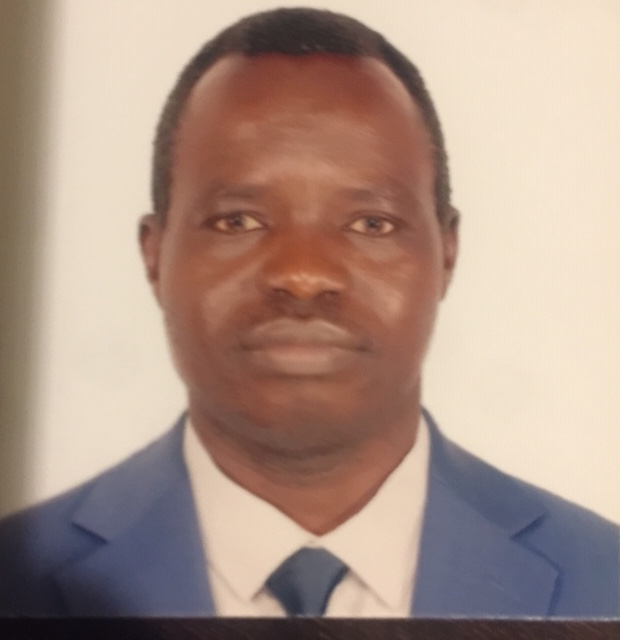
#> input picture abella.jpg, 620 x 640 px
$ jupyter execute 'img color.ipynb'   (older library calls are emulated)
#> lines starting #> are read from the running program, lines starting #| are printed output that depends on the picture; after the words box and inside, x2 and y2 are one past the last pixel; in counts of white or black regions, pixels touching at a corner belong together
[cell 1]
from PIL import Image, ImageFile, BmpImagePlugin
import numpy as np
import matplotlib.pyplot as plt

[cell 2]
im = Image.open('abella.jpg')
#> im is the input picture: PIL image 620x640 RGB; mean R, G, B 171.7, 147.5, 135.1

[cell 3]
type(im)

[cell 4]
def main():
    try:
        #Relative Path
        img = Image.open("abella.jpg")

        #splitting the image
        print (img.split() )
#| (<PIL.Image.Image image mode=L size=620x640 at 0x7FF3DAF1B150>, <PIL.Image.Image image mode=L size=620x640 at 0x7FF3DAF1A310>, <PIL.Image.Image image mode=L size=620x640 at 0x7FF3DAF25A90>)
    except IOError:
        pass

if __name__ == "__main__":
    main()

[cell 5]
def convert_to_grayscale(image):
    grayscale = image.convert("L")
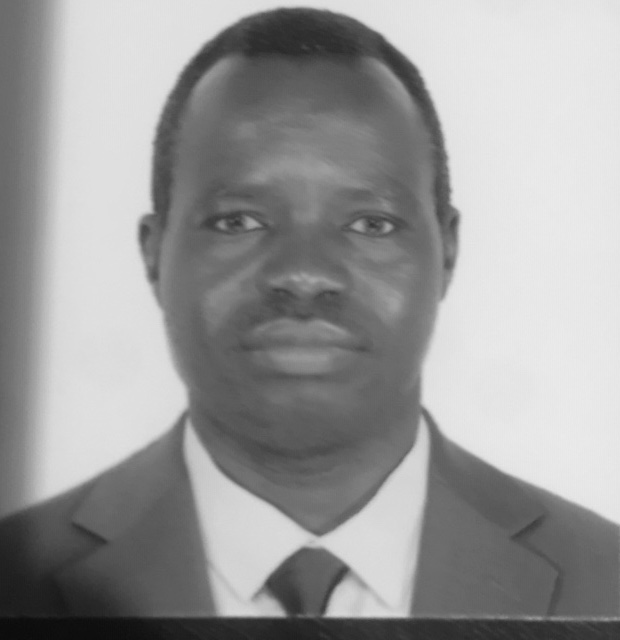
#> grayscale: PIL image 620x640 L; min 10, max 236, mean 153.3
    return grayscale

grayscale = convert_to_grayscale(im)
grayscale.show()

[cell 6]
import PIL


def get_binary_image(image, threshold):
#> called with threshold = 110
    grayscale = convert_to_grayscale(image)
    arr = np.array(grayscale)

    for i in range(0, len(arr)):
        for j in range(0, len(arr[i])):
            if arr[i][j] >= threshold:
                arr[i][j] = 255
            else:
                arr[i][j] = 0
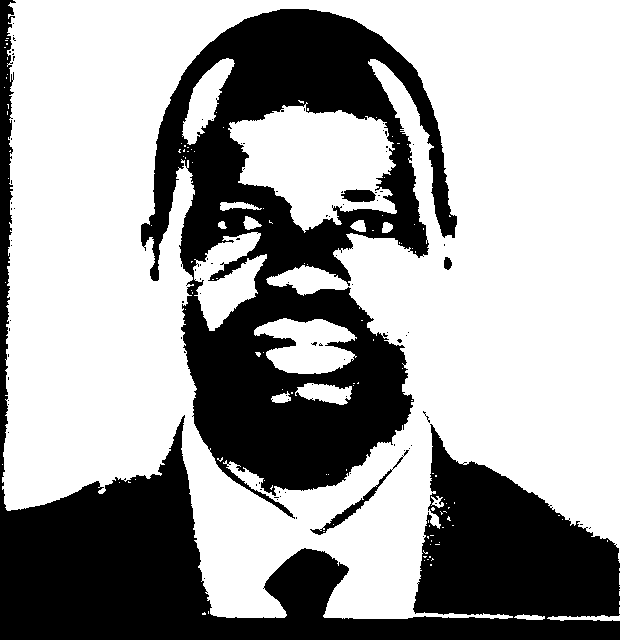
#> arr: shape (640, 620); 63.6% white; 93 black regions (88 under 20 px), largest, box (x1, y1, x2, y2) and area: (0, 0, 620, 640) 71712, (141, 9, 457, 519) 71474, (310, 450, 409, 535) 601, (341, 189, 376, 202) 347, (444, 257, 452, 270) 80
    return PIL.Image.fromarray(arr)

bin_image = get_binary_image(im, 110)
bin_image.show()

[cell 7]
arr = np.array(im)

[cell 8]
arr

[cell 9]
arr.shape
#> Out = (640, 620, 3)

[cell 10]
plt.imshow(arr);

[cell 11]
gray = arr.mean(axis=2)

[cell 12]
gray.shape
#> Out = (640, 620)

[cell 13]
grayscale_image = im.convert("L")
grayscale_array = np.asarray(grayscale_image)

plt.imshow(grayscale_array, cmap="gray");

[cell 14]
plt.imshow(gray)

[cell 15]
plt.imshow(gray, cmap="gray");

[cell 16]
fig, ax = plt.subplots()
ax.imshow(gray, cmap="gray")
ax.spines['top'].set_visible(False)
ax.spines['left'].set_visible(False)
ax.spines['bottom'].set_visible(False)
ax.spines['right'].set_visible(False)
ax.set_xticks([])
ax.set_yticks([])
plt.savefig('black_white.png')
plt.show()

[cell 17]
plt.savefig('add_picture_matplotlib_figure.png',bbox_inches='tight')
# resizing the image
im.thumbnail((50, 50), Image.ANTIALIAS)
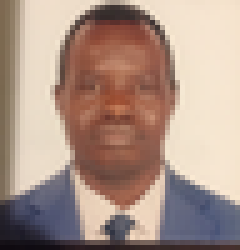
#> im: PIL image 48x50 RGB (shown 5 times larger); mean R, G, B 171.7, 147.5, 135.1
imgplot = plt.imshow(im)

[cell 18]
imgplot = plt.imshow(im, interpolation="nearest")

[cell 19]
plt.imshow(im, cmap="hot")

[cell 20]
import json
import pandas as pd

[cell 21]
grayscale_image = im.convert("L")
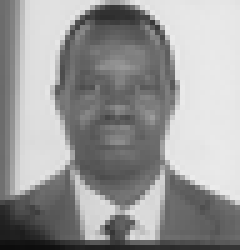
#> grayscale_image: PIL image 48x50 L (shown 5 times larger); min 12, max 235, mean 153.3
grayscale_array = np.asarray(grayscale_image)

plt.imshow(grayscale_array, cmap="gray");
